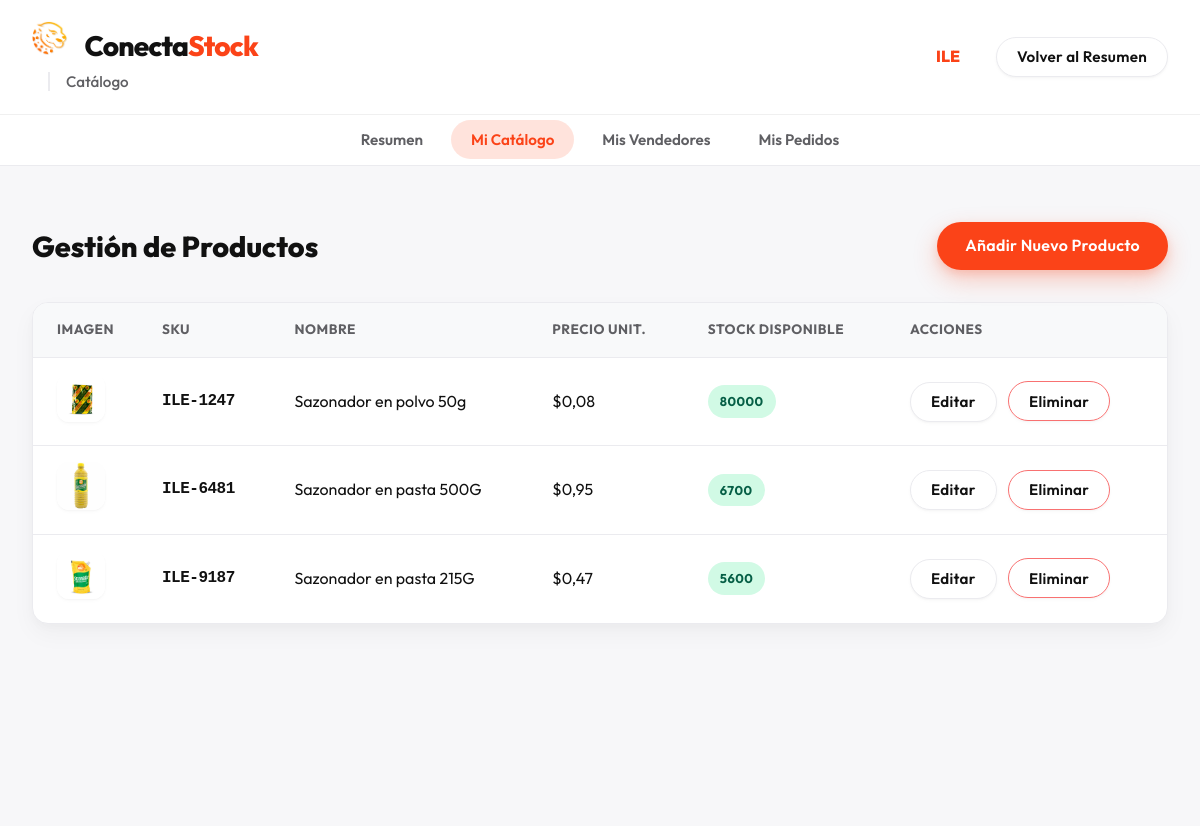
Page /dashboard/proveedor/productos/ (signed in) on the earlier database version.
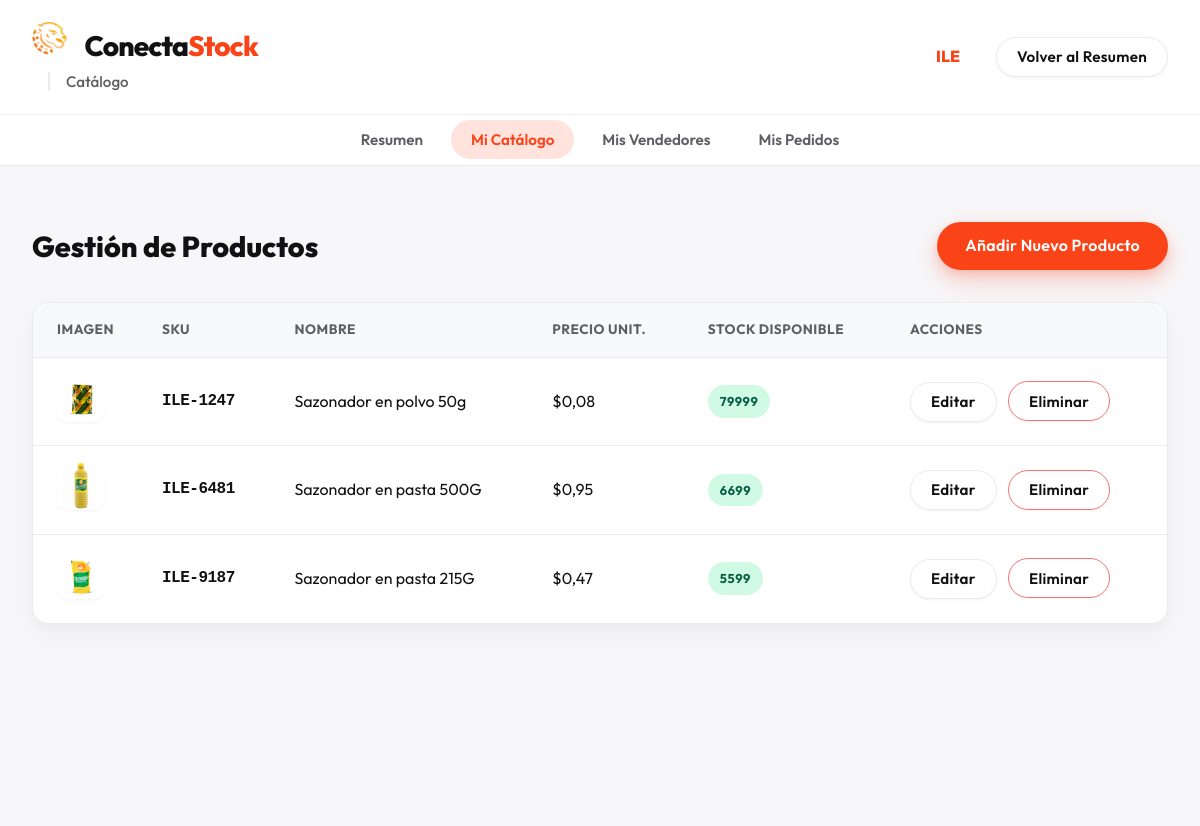
Same page on the later database version.
### aplicacion/models.py (models this page shows, shortened)
class Producto(models.Model):
    UNIDAD_CHOICES = (
        ('Paquete', 'Paquete'),
        ('Unidad', 'Unidad'),
    )
    sku = models.CharField(max_length=20, unique=True, blank=True)
    nombre = models.CharField(max_length=100)
    descripcion = models.TextField()
    precio_unitario = models.DecimalField(max_digits=10, decimal_places=2)
    stock_disponible = models.IntegerField()
    stock_minimo_pedido = models.IntegerField()
    unidad_medida = models.CharField(max_length=20, choices=UNIDAD_CHOICES)
    categoria = models.ForeignKey(Categoria, on_delete=models.CASCADE)
    proveedor = models.ForeignKey(Proveedor, on_delete=models.CASCADE, related_name='productos')
    imagen = models.ImageField(upload_to='productos/', null=True, blank=True)

### aplicacion/views.py (the view)
# urls.py: path('dashboard/proveedor/productos/', views.mis_productos, name='mis_productos'),
@login_required
def mis_productos(request):
    if not hasattr(request.user, 'perfil_proveedor'):
        return redirect('index')
    proveedor = request.user.perfil_proveedor
    productos = proveedor.productos.all()
    return render(request, 'mis_productos.html', {'productos': productos, 'proveedor': proveedor})

### aplicacion/templates/mis_productos.html (shortened to what the changed rows need)
{% load static %}
<!DOCTYPE html>
<html lang="es">
<head>
    <link rel="stylesheet" href="{% static 'css/style.css' %}">
</head>
<body>
    <main class="dashboard-main">
        <section class="container dashboard-section">
            <div class="flex-between mb-lg">
                <h1 class="font-1-8rem">Gestión de Productos</h1>
            </div>
            <div class="table-responsive">
                <table class="data-table">
                    <thead>
                        <tr>
                            <th>Imagen</th>
                            <th>SKU</th>
                            <th>Nombre</th>
                            <th>Precio Unit.</th>
                            <th>Stock Disponible</th>
                            <th>Acciones</th>
                        </tr>
                    </thead>
                    <tbody>
                        {% for producto in productos %}
                        <tr>
                            <td class="td-img">
                                {% if producto.imagen %}
                                <img src="{{ producto.imagen.url }}" alt="img" class="img-avatar">
                                {% else %}
                                <div class="img-placeholder">📦</div>
                                {% endif %}
                            </td>
                            <td class="font-mono">{{ producto.sku }}</td>
                            <td>{{ producto.nombre }}</td>
                            <td>${{ producto.precio_unitario }}</td>
                            <td>
                                {% if producto.stock_disponible > 0 %}
                                <span class="badge badge-success">{{ producto.stock_disponible }}</span>
                                {% else %}
                                <span class="badge badge-pending">Sin Stock</span>
                                {% endif %}
                            </td>
                            <td>
                                <a href="{% url 'editar_producto' producto.id %}" class="btn btn-secondary btn-sm"
                                    style="margin-right: 8px;">Editar</a>
                                <form action="{% url 'eliminar_producto' producto.id %}" method="post" style="display:inline;">
                                    <button type="submit" class="btn btn-secondary btn-sm btn-danger-outline"
                                        onclick="return confirm('¿Estás seguro de eliminar este producto?');">Eliminar</button>
                                </form>
                            </td>
                        </tr>
                        {% empty %}
                        <tr>
                            <td colspan="6" class="text-center-empty">
                                No tienes productos registrados en tu catálogo. ¡Empieza creando uno!
                            </td>
                        </tr>
                        {% endfor %}
                    </tbody>
                </table>
            </div>
        </section>
    </main>
</body>
</html>

Differences in the rows shown:
changed Producto "ILE-1247": stock_disponible "80000" → "79999"
changed Producto "ILE-6481": stock_disponible "6700" → "6699"
changed Producto "ILE-9187": stock_disponible "5600" → "5599"
